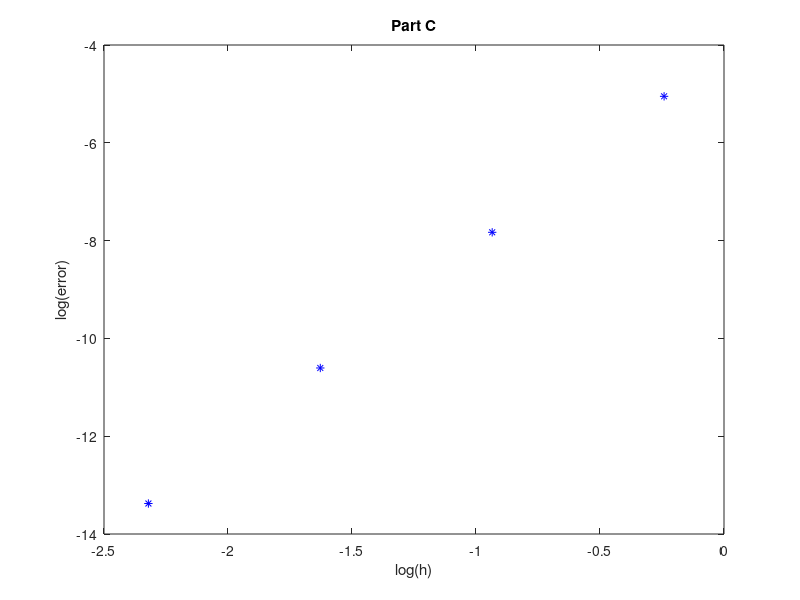

Reproduce this figure in MATLAB.
clear allclcPI = 3.1415926;h4 = PI/4;h8 = PI/8;h16 = PI/16;h32 = PI/32;x4 = [0:h4:PI];x8 = [0:h8:PI];x16 = [0:h16:PI];x32 = [0:h32:PI];I = 2;I4 = I8 = I16 = I32 = 0;for i = 2:4   I4 += h4^3 /12 * sin(x4(i)) + h4*sin(x4(i));endforfor i = 2:8   I8 += h8^3 /12 * sin(x8(i)) + h8*sin(x8(i));endforfor i = 2:16   I16 += h16^3 /12 * sin(x16(i)) + h16*sin(x16(i));endforfor i = 2:32   I32 += h32^3 /12 * sin(x32(i)) + h32*sin(x32(i));endforplot(log(h4),log(I4-I),"*b");holdplot(log(h8),log(I8-I),"*b");plot(log(h16),log(I16-I),"*b");plot(log(h32),log(I32-I),"*b");title("Part C");xlabel("log(h)");ylabel("log(error)");print("Part_C.png","-dpng");slope = (log(I4-I)-log(I8-I))/(log(h4)-log(h8));